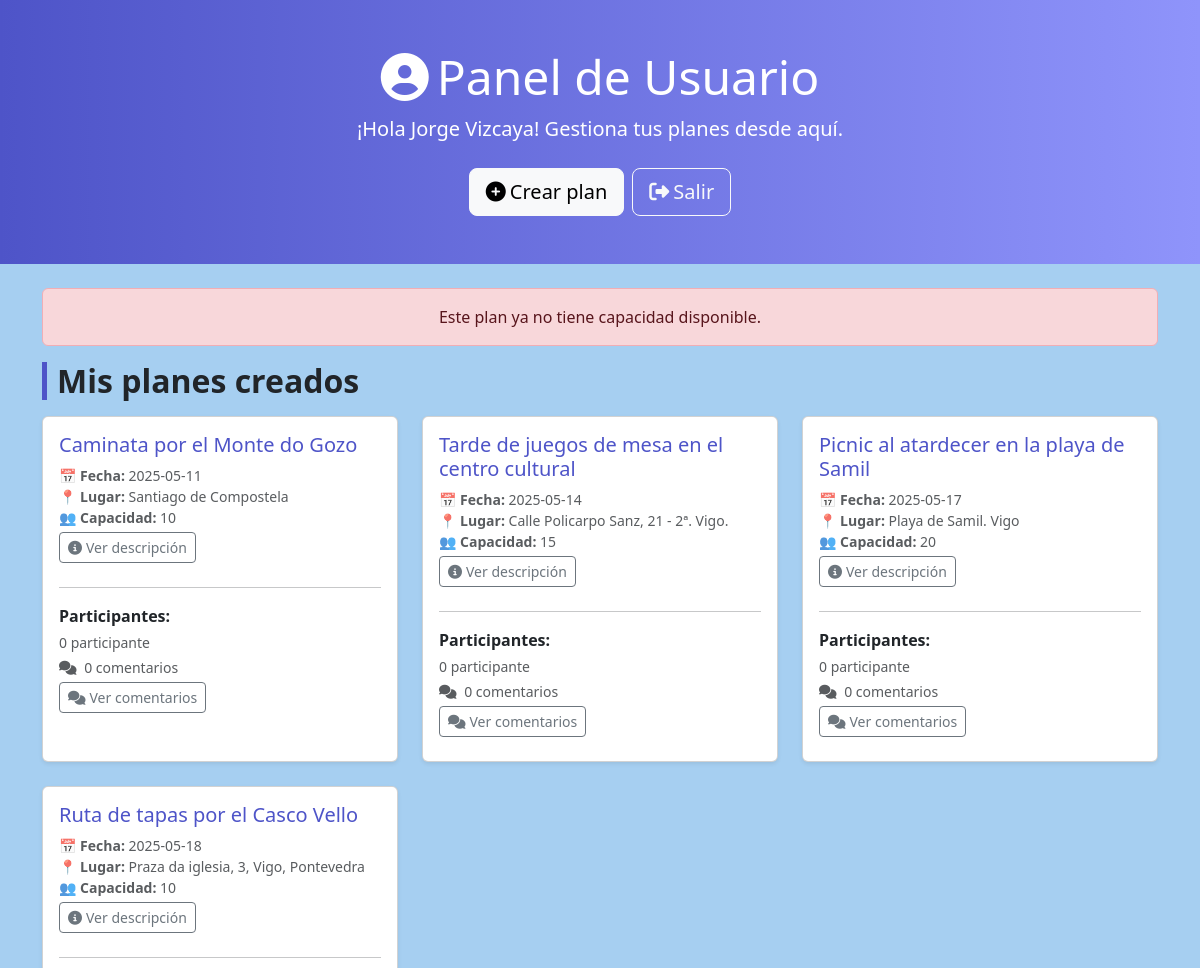
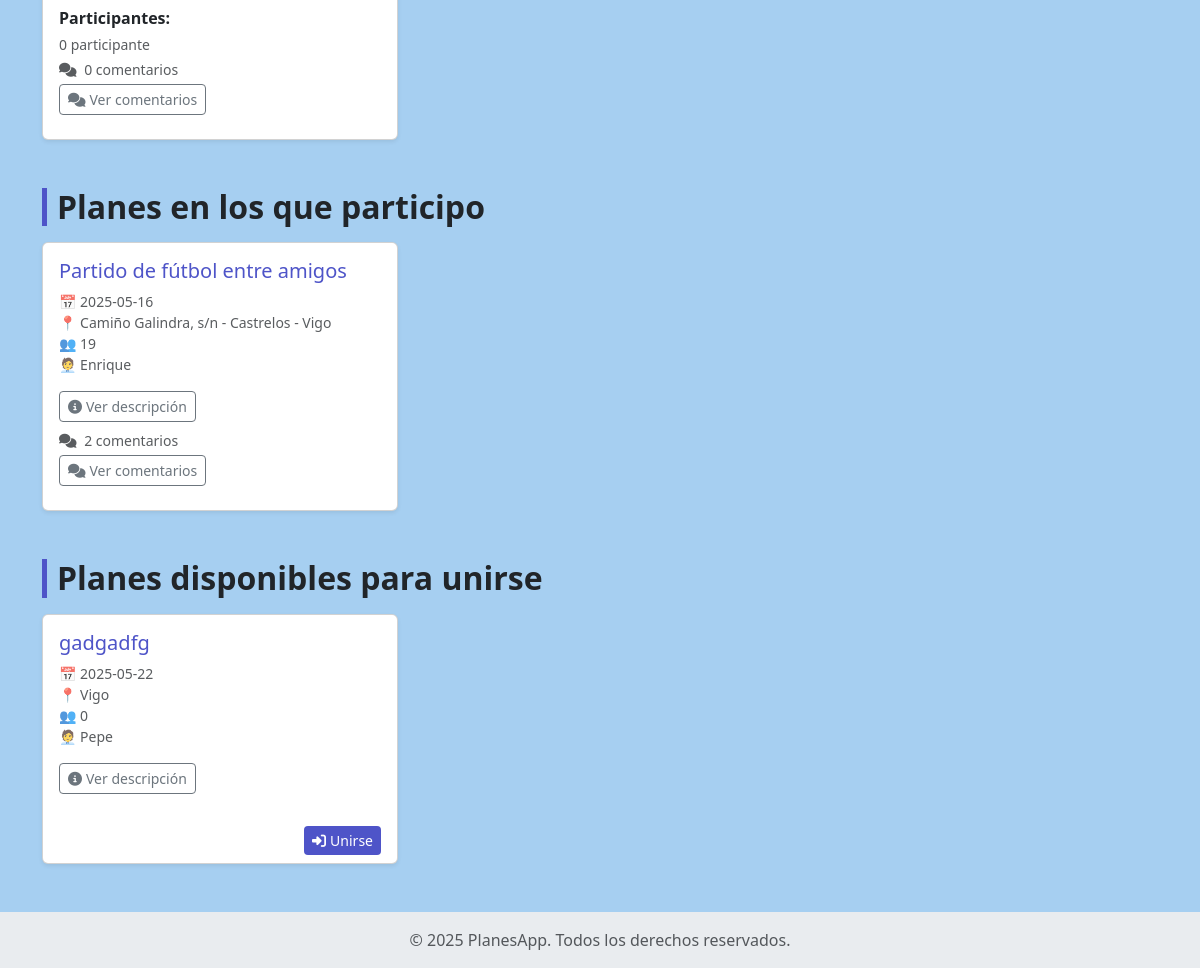
The app's page /dashboard.php?error=no_capacity (signed in) with its own data (2 pictures, top to bottom).
### tables this page shows
CREATE TABLE `usuarios` (
  `id` int(11) NOT NULL AUTO_INCREMENT,
  `nombre` varchar(100) NOT NULL,
  `apellidos` varchar(150) NOT NULL,
  `email` varchar(255) NOT NULL,
  `password` varchar(255) NOT NULL,
  PRIMARY KEY (`id`),
  UNIQUE KEY `email` (`email`)
);

CREATE TABLE `planes` (
  `id` int(11) NOT NULL AUTO_INCREMENT,
  `titulo` varchar(255) DEFAULT NULL,
  `descripcion` text DEFAULT NULL,
  `fecha` date DEFAULT NULL,
  `lugar` varchar(255) DEFAULT NULL,
  `capacidad` int(11) DEFAULT NULL,
  `creador_id` int(11) DEFAULT NULL,
  PRIMARY KEY (`id`),
  KEY `creador_id` (`creador_id`),
  CONSTRAINT `planes_ibfk_1` FOREIGN KEY (`creador_id`) REFERENCES `usuarios` (`id`)
);

### dashboard.php (the view, shortened to what this page needs)
<?php
require 'includes/db.php';
$user_id = $_SESSION['user_id'];
$stmt_user = $pdo->prepare('SELECT nombre, apellidos FROM usuarios WHERE id = ?');
$stmt_user->execute([$user_id]);
$usuario = $stmt_user->fetch();
$nombre_completo = htmlspecialchars($usuario['nombre'] . ' ' . $usuario['apellidos']);
$stmt = $pdo->prepare('SELECT * FROM planes WHERE creador_id = ?');
$stmt->execute([$user_id]);
$mis_planes = $stmt->fetchAll();
$stmt2 = $pdo->prepare('SELECT p.*, u.nombre AS creador_nombre FROM planes p
                        JOIN participantes pa ON p.id = pa.plan_id
                        JOIN usuarios u ON p.creador_id = u.id
                        WHERE pa.usuario_id = ?');
$stmt2->execute([$user_id]);
$planes_apuntado = $stmt2->fetchAll();
$stmt3 = $pdo->prepare('SELECT p.*, u.nombre AS creador_nombre FROM planes p
                        JOIN usuarios u ON p.creador_id = u.id
                        WHERE p.creador_id != ? AND p.id NOT IN (
                            SELECT plan_id FROM participantes WHERE usuario_id = ?
                        )');
$stmt3->execute([$user_id, $user_id]);
$planes_disponibles = $stmt3->fetchAll();
$participantes_por_plan = [];
foreach ($mis_planes as $plan) {
    $stmt_part = $pdo->prepare('SELECT u.nombre, u.apellidos FROM participantes pa JOIN usuarios u ON pa.usuario_id = u.id WHERE pa.plan_id = ?');
    $stmt_part->execute([$plan['id']]);
    $participantes_por_plan[$plan['id']] = $stmt_part->fetchAll(PDO::FETCH_ASSOC);
}
$comentarios_por_plan = [];
foreach (array_merge($mis_planes, $planes_apuntado) as $plan) {
    $stmt_comentarios = $pdo->prepare('SELECT c.*, u.nombre FROM comentarios c JOIN usuarios u ON c.usuario_id = u.id WHERE c.plan_id = ? ORDER BY c.fecha DESC');
    $stmt_comentarios->execute([$plan['id']]);
    $comentarios_por_plan[$plan['id']] = $stmt_comentarios->fetchAll(PDO::FETCH_ASSOC);
}
?>
<!DOCTYPE html>
<html lang="es">
<head>
    <link href="https://cdn.jsdelivr.net/npm/bootstrap@5.3.2/dist/css/bootstrap.min.css" rel="stylesheet">
    <link rel="stylesheet" href="https://cdnjs.cloudflare.com/ajax/libs/font-awesome/6.5.0/css/all.min.css">
    <link rel="stylesheet" href="css/dashboard.css">
</head>
<body>
    <section class="hero-section text-white text-center py-5 mb-4">
        <div class="container">
            <h1 class="display-5 mb-2"><i class="fas fa-user-circle me-2"></i>Panel de Usuario</h1>
            <p class="lead">¡Hola <?= $nombre_completo ?>! Gestiona tus planes desde aquí.</p>
            <div class="d-flex justify-content-center flex-wrap gap-2 mt-4">
                <a href="crear_plan.php" class="btn btn-light btn-lg"><i class="fas fa-plus-circle me-1"></i>Crear
                    plan</a>
                <a href="logout.php" class="btn btn-outline-light btn-lg"><i
                        class="fas fa-sign-out-alt me-1"></i>Salir</a>
            </div>
        </div>
    </section>
    <div class="container pb-5">
        <?php if (isset($_GET['error'])): ?>
            <div class="alert alert-danger text-center">
                <?php if ($_GET['error'] == 'no_capacity'): ?>
                    Este plan ya no tiene capacidad disponible.
                <?php elseif ($_GET['error'] == 'already_joined'): ?>
                    Ya estás apuntado a este plan.
                <?php elseif ($_GET['error'] == 'plan_not_found'): ?>
                    El plan no existe.
                <?php endif; ?>
            </div>
        <?php endif; ?>
        <section class="mb-5">
            <h2 class="section-title mb-3">Mis planes creados</h2>
            <?php if ($mis_planes): ?>
                <div class="row g-4">
                    <?php foreach ($mis_planes as $plan): ?>
                        <div class="col-md-6 col-lg-4">
                            <div class="card h-100 shadow-sm">
                                <div class="card-body">
                                    <h5 class="card-title"><?= htmlspecialchars($plan['titulo']) ?></h5>
                                    <p class="text-muted small mb-1">
                                        <strong>📅 Fecha:</strong> <?= $plan['fecha'] ?><br>
                                        <strong>📍 Lugar:</strong> <?= htmlspecialchars($plan['lugar']) ?><br>
                                        <strong>👥 Capacidad:</strong> <?= $plan['capacidad'] ?>
                                    </p>
                                    <button type="button" class="btn btn-sm btn-outline-secondary mb-2" data-bs-toggle="modal"
                                        data-bs-target="#modalDescripcion<?= $plan['id'] ?>">
                                        <i class="fas fa-info-circle me-1"></i>Ver descripción
                                    </button>
                                    <hr>
                                    <p class="mb-1"><strong>Participantes:</strong></p>
                                    <?php
                                        $num_participantes = !empty($participantes_por_plan[$plan['id']]) ? count($participantes_por_plan[$plan['id']]) : 0;
                                    ?>
                                    <p class="text-muted small mb-1"><?= $num_participantes ?> participante<?= $num_participantes > 1 ? 's' : '' ?></p>
                                    <p class="text-muted small mb-1">
                                        <i class="fas fa-comments me-1"></i>
                                        <?= count($comentarios_por_plan[$plan['id']] ?? []) ?> comentario<?= count($comentarios_por_plan[$plan['id']] ?? []) !== 1 ? 's' : '' ?>
                                    </p>
                                    <button type="button" class="btn btn-sm btn-outline-secondary mb-2" data-bs-toggle="modal"
                                        data-bs-target="#modalComentarios<?= $plan['id'] ?>">
                                        <i class="fas fa-comments me-1"></i>Ver comentarios
                                    </button>
                                </div>
                            </div>
                        </div>
                    <?php endforeach; ?>
                </div>
            <?php else: ?>
                <p class="text-muted">No has creado ningún plan aún.</p>
            <?php endif; ?>
        </section>
        <section class="mb-5">
            <h2 class="section-title mb-3">Planes en los que participo</h2>
            <?php if ($planes_apuntado): ?>
                <div class="row g-4">
                    <?php foreach ($planes_apuntado as $plan): ?>
                        <div class="col-md-6 col-lg-4">
                            <div class="card h-100 shadow-sm">
                                <div class="card-body">
                                    <h5 class="card-title"><?= htmlspecialchars($plan['titulo']) ?></h5>
                                    <p class="text-muted small">
                                        📅 <?= $plan['fecha'] ?><br>
                                        📍 <?= htmlspecialchars($plan['lugar']) ?><br>
                                        👥 <?= $plan['capacidad'] ?><br>
                                        🧑‍💼 <?= htmlspecialchars($plan['creador_nombre']) ?>
                                    </p>
                                    <button type="button" class="btn btn-sm btn-outline-secondary mb-2" data-bs-toggle="modal"
                                        data-bs-target="#modalDescripcionParticipante<?= $plan['id'] ?>">
                                        <i class="fas fa-info-circle me-1"></i>Ver descripción
                                    </button>
                                    <p class="text-muted small mb-1">
                                        <i class="fas fa-comments me-1"></i>
                                        <?= count($comentarios_por_plan[$plan['id']] ?? []) ?> comentario<?= count($comentarios_por_plan[$plan['id']] ?? []) !== 1 ? 's' : '' ?>
                                    </p>
                                    <button type="button" class="btn btn-sm btn-outline-secondary mb-2" data-bs-toggle="modal"
                                        data-bs-target="#modalComentarios<?= $plan['id'] ?>">
                                        <i class="fas fa-comments me-1"></i>Ver comentarios
                                    </button>
                                </div>
                            </div>
                        </div>
                    <?php endforeach; ?>
                </div>
            <?php else: ?>
                <p class="text-muted">No te has apuntado a ningún plan todavía.</p>
            <?php endif; ?>
        </section>
        <section>
            <h2 class="section-title mb-3">Planes disponibles para unirse</h2>
            <?php if ($planes_disponibles): ?>
                <div class="row g-4">
                    <?php foreach ($planes_disponibles as $plan): ?>
                        <div class="col-md-6 col-lg-4">
                            <div class="card h-100 shadow-sm d-flex flex-column justify-content-between">
                                <div class="card-body">
                                    <h5 class="card-title"><?= htmlspecialchars($plan['titulo']) ?></h5>
                                    <p class="text-muted small">
                                        📅 <?= $plan['fecha'] ?><br>
                                        📍 <?= htmlspecialchars($plan['lugar']) ?><br>
                                        👥 <?= $plan['capacidad'] ?><br>
                                        🧑‍💼 <?= htmlspecialchars($plan['creador_nombre']) ?>
                                    </p>
                                    <button type="button" class="btn btn-sm btn-outline-secondary mb-2" data-bs-toggle="modal"
                                        data-bs-target="#modalDescripcionDisponible<?= $plan['id'] ?>">
                                        <i class="fas fa-info-circle me-1"></i>Ver descripción
                                    </button>
                                </div>
                                <div class="card-footer bg-transparent border-0 text-end">
                                    <a href="unirse_plan.php?id=<?= $plan['id'] ?>" class="btn btn-primary btn-sm">
                                        <i class="fas fa-sign-in-alt me-1"></i>Unirse
                                    </a>
                                </div>
                            </div>
                        </div>
                    <?php endforeach; ?>
                </div>
            <?php else: ?>
                <p class="text-muted">No hay planes disponibles para unirse.</p>
            <?php endif; ?>
        </section>
    </div>
    <footer class="text-center py-3 text-muted">
        &copy; <?= date('Y') ?> PlanesApp. Todos los derechos reservados.
    </footer>
</body>
</html>

### css/dashboard.css (style rules this page uses)
body { background: #1783dc61; font-family: 'Segoe UI', sans-serif; }
.hero-section { background: linear-gradient(90deg, #4e54c8, #8f94fb); }
.section-title { border-left: 5px solid #4e54c8; padding-left: 10px; font-weight: bold; }
.card-title { color: #4e54c8; }
.btn-primary { background-color: #4e54c8; border: none; }
footer { background: #e9ecef; }

### records on screen
usuarios: nombre_completo "Jorge Vizcaya"
planes: titulo "Caminata por el Monte do Gozo", fecha "2025-05-11", lugar "Santiago de Compostela", capacidad "10", id "0"
planes: titulo "Tarde de juegos de mesa en el centro cultural", fecha "2025-05-14", lugar "Calle Policarpo Sanz, 21 - 2ª. Vigo.", capacidad "15", id "0"
planes: titulo "Picnic al atardecer en la playa de Samil", fecha "2025-05-17", lugar "Playa de Samil. Vigo", capacidad "20", id "0", shows "s"
planes: titulo "Ruta de tapas por el Casco Vello", fecha "2025-05-18", lugar "Praza da iglesia, 3, Vigo, Pontevedra", capacidad "10", id "0"
planes: titulo "Partido de fútbol entre amigos", fecha "2025-05-16", lugar "Camiño Galindra, s/n - Castrelos - Vigo", capacidad "19", creador.nombre "Enrique", id "2"
planes: titulo "gadgadfg", fecha "2025-05-22", lugar "Vigo", capacidad "0", creador.nombre "Pepe"
